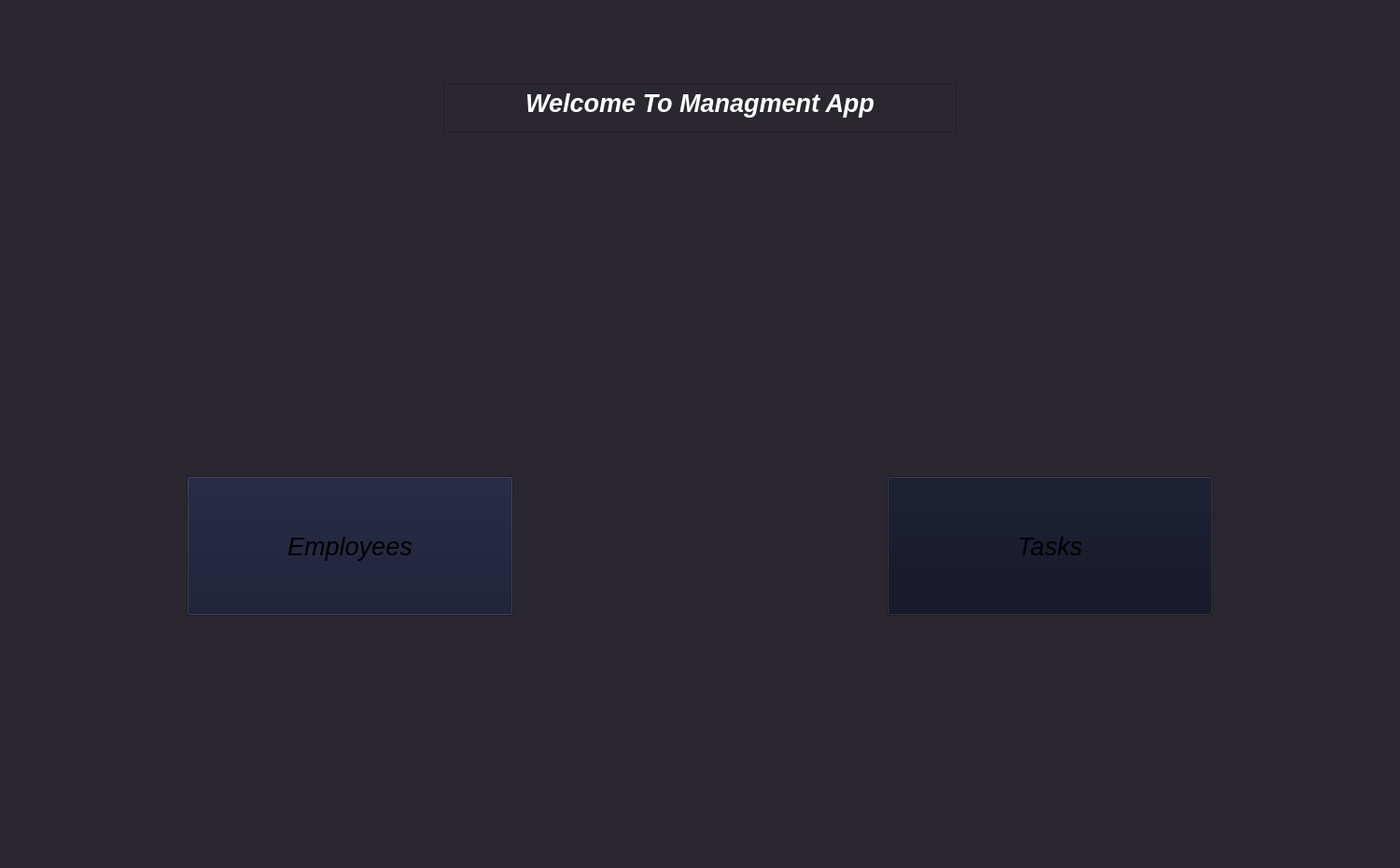
<?xml version="1.0" encoding="UTF-8"?>
<ui version="4.0">
 <class>MainWindow</class>
 <widget class="QMainWindow" name="MainWindow">
  <property name="enabled">
   <bool>true</bool>
  </property>
  <property name="geometry">
   <rect>
    <x>0</x>
    <y>0</y>
    <width>1500</width>
    <height>930</height>
   </rect>
  </property>
  <property name="minimumSize">
   <size>
    <width>1500</width>
    <height>930</height>
   </size>
  </property>
  <property name="maximumSize">
   <size>
    <width>1500</width>
    <height>930</height>
   </size>
  </property>
  <property name="palette">
   <palette>
    <active>
     <colorrole role="Button">
      <brush brushstyle="SolidPattern">
       <color alpha="255">
        <red>21</red>
        <green>23</green>
        <blue>48</blue>
       </color>
      </brush>
     </colorrole>
     <colorrole role="Base">
      <brush brushstyle="SolidPattern">
       <color alpha="255">
        <red>255</red>
        <green>255</green>
        <blue>255</blue>
       </color>
      </brush>
     </colorrole>
     <colorrole role="Window">
      <brush brushstyle="SolidPattern">
       <color alpha="255">
        <red>43</red>
        <green>39</green>
        <blue>48</blue>
       </color>
      </brush>
     </colorrole>
    </active>
    <inactive>
     <colorrole role="Button">
      <brush brushstyle="SolidPattern">
       <color alpha="255">
        <red>21</red>
        <green>23</green>
        <blue>48</blue>
       </color>
      </brush>
     </colorrole>
     <colorrole role="Base">
      <brush brushstyle="SolidPattern">
       <color alpha="255">
        <red>255</red>
        <green>255</green>
        <blue>255</blue>
       </color>
      </brush>
     </colorrole>
     <colorrole role="Window">
      <brush brushstyle="SolidPattern">
       <color alpha="255">
        <red>43</red>
        <green>39</green>
        <blue>48</blue>
       </color>
      </brush>
     </colorrole>
    </inactive>
    <disabled>
     <colorrole role="Button">
      <brush brushstyle="SolidPattern">
       <color alpha="255">
        <red>21</red>
        <green>23</green>
        <blue>48</blue>
       </color>
      </brush>
     </colorrole>
     <colorrole role="Base">
      <brush brushstyle="SolidPattern">
       <color alpha="255">
        <red>43</red>
        <green>39</green>
        <blue>48</blue>
       </color>
      </brush>
     </colorrole>
     <colorrole role="Window">
      <brush brushstyle="SolidPattern">
       <color alpha="255">
        <red>43</red>
        <green>39</green>
        <blue>48</blue>
       </color>
      </brush>
     </colorrole>
    </disabled>
   </palette>
  </property>
  <property name="font">
   <font>
    <family>Segoe UI</family>
    <italic>false</italic>
   </font>
  </property>
  <property name="windowTitle">
   <string>MainWindow</string>
  </property>
  <widget class="QWidget" name="centralwidget">
   <widget class="QTextBrowser" name="MainText">
    <property name="geometry">
     <rect>
      <x>475</x>
      <y>90</y>
      <width>550</width>
      <height>52</height>
     </rect>
    </property>
    <property name="palette">
     <palette>
      <active>
       <colorrole role="Base">
        <brush brushstyle="SolidPattern">
         <color alpha="255">
          <red>43</red>
          <green>39</green>
          <blue>48</blue>
         </color>
        </brush>
       </colorrole>
      </active>
      <inactive>
       <colorrole role="Base">
        <brush brushstyle="SolidPattern">
         <color alpha="255">
          <red>43</red>
          <green>39</green>
          <blue>48</blue>
         </color>
        </brush>
       </colorrole>
      </inactive>
      <disabled>
       <colorrole role="Base">
        <brush brushstyle="SolidPattern">
         <color alpha="255">
          <red>0</red>
          <green>0</green>
          <blue>94</blue>
         </color>
        </brush>
       </colorrole>
      </disabled>
     </palette>
    </property>
    <property name="font">
     <font>
      <family>Segoe UI</family>
      <pointsize>20</pointsize>
      <weight>75</weight>
      <italic>true</italic>
      <bold>true</bold>
     </font>
    </property>
    <property name="verticalScrollBarPolicy">
     <enum>Qt::ScrollBarAlwaysOff</enum>
    </property>
    <property name="horizontalScrollBarPolicy">
     <enum>Qt::ScrollBarAlwaysOff</enum>
    </property>
    <property name="html">
     <string>&lt;!DOCTYPE HTML PUBLIC &quot;-//W3C//DTD HTML 4.0//EN&quot; &quot;http://www.w3.org/TR/REC-html40/strict.dtd&quot;&gt;
&lt;html&gt;&lt;head&gt;&lt;meta name=&quot;qrichtext&quot; content=&quot;1&quot; /&gt;&lt;style type=&quot;text/css&quot;&gt;
p, li { white-space: pre-wrap; }
&lt;/style&gt;&lt;/head&gt;&lt;body style=&quot; font-family:'Segoe UI'; font-size:20pt; font-weight:600; font-style:italic;&quot;&gt;
&lt;p align=&quot;center&quot; style=&quot; margin-top:0px; margin-bottom:0px; margin-left:0px; margin-right:0px; -qt-block-indent:0; text-indent:0px;&quot;&gt;&lt;span style=&quot; color:#ffffff;&quot;&gt;Welcome To Managment App&lt;/span&gt;&lt;/p&gt;&lt;/body&gt;&lt;/html&gt;</string>
    </property>
   </widget>
   <widget class="QPushButton" name="employeeButton">
    <property name="geometry">
     <rect>
      <x>200</x>
      <y>510</y>
      <width>350</width>
      <height>150</height>
     </rect>
    </property>
    <property name="palette">
     <palette>
      <active>
       <colorrole role="Light">
        <brush brushstyle="SolidPattern">
         <color alpha="255">
          <red>255</red>
          <green>255</green>
          <blue>255</blue>
         </color>
        </brush>
       </colorrole>
       <colorrole role="Base">
        <brush brushstyle="SolidPattern">
         <color alpha="255">
          <red>18</red>
          <green>17</green>
          <blue>21</blue>
         </color>
        </brush>
       </colorrole>
      </active>
      <inactive>
       <colorrole role="Light">
        <brush brushstyle="SolidPattern">
         <color alpha="255">
          <red>255</red>
          <green>255</green>
          <blue>255</blue>
         </color>
        </brush>
       </colorrole>
       <colorrole role="Base">
        <brush brushstyle="SolidPattern">
         <color alpha="255">
          <red>18</red>
          <green>17</green>
          <blue>21</blue>
         </color>
        </brush>
       </colorrole>
      </inactive>
      <disabled>
       <colorrole role="Light">
        <brush brushstyle="SolidPattern">
         <color alpha="255">
          <red>255</red>
          <green>255</green>
          <blue>255</blue>
         </color>
        </brush>
       </colorrole>
       <colorrole role="Base">
        <brush brushstyle="SolidPattern">
         <color alpha="255">
          <red>43</red>
          <green>39</green>
          <blue>48</blue>
         </color>
        </brush>
       </colorrole>
      </disabled>
     </palette>
    </property>
    <property name="font">
     <font>
      <pointsize>20</pointsize>
      <weight>50</weight>
      <italic>true</italic>
      <bold>false</bold>
     </font>
    </property>
    <property name="text">
     <string>Employees</string>
    </property>
   </widget>
   <widget class="QPushButton" name="taskButton">
    <property name="geometry">
     <rect>
      <x>950</x>
      <y>510</y>
      <width>350</width>
      <height>150</height>
     </rect>
    </property>
    <property name="palette">
     <palette>
      <active>
       <colorrole role="Button">
        <brush brushstyle="SolidPattern">
         <color alpha="255">
          <red>15</red>
          <green>17</green>
          <blue>35</blue>
         </color>
        </brush>
       </colorrole>
      </active>
      <inactive>
       <colorrole role="Button">
        <brush brushstyle="SolidPattern">
         <color alpha="255">
          <red>15</red>
          <green>17</green>
          <blue>35</blue>
         </color>
        </brush>
       </colorrole>
      </inactive>
      <disabled>
       <colorrole role="Button">
        <brush brushstyle="SolidPattern">
         <color alpha="255">
          <red>15</red>
          <green>17</green>
          <blue>35</blue>
         </color>
        </brush>
       </colorrole>
      </disabled>
     </palette>
    </property>
    <property name="font">
     <font>
      <pointsize>20</pointsize>
      <weight>50</weight>
      <italic>true</italic>
      <bold>false</bold>
     </font>
    </property>
    <property name="text">
     <string>Tasks</string>
    </property>
   </widget>
  </widget>
 </widget>
 <resources/>
 <connections/>
</ui>
